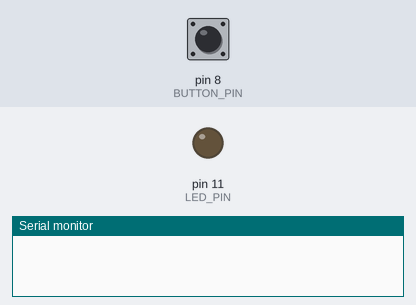
Recording of a sketch running on a simulated Arduino Uno, built with avr-gcc and run on an emulated ATmega328P. Parts: output pins drawn as LEDs (lit = HIGH), the last lines printed to the serial monitor. Inputs (shaded band) come from the test bench; at power-on: pin 8 (BUTTON_PIN) HIGH.

Above: at 1.2 s.
1.3 s: pin 8 (BUTTON_PIN) pulled LOW for 0.15 s
At 2.6 s:
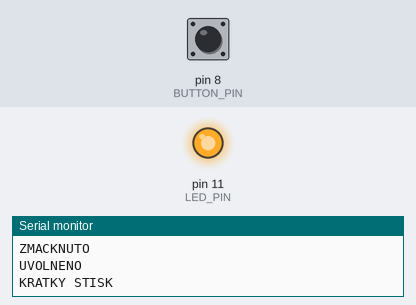
2.9 s: pin 8 (BUTTON_PIN) pulled LOW for 3.2 s
At 7.0 s:
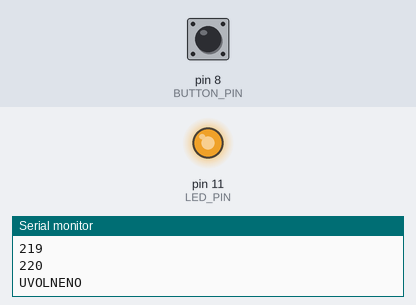
Timing chart, 0 to 8.5 s (numbered marks = the images above; inputs shaded):
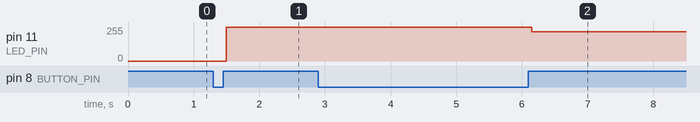

Measured:
- after the input at 1.3 s, pin 11 (LED_PIN): 0/255 → 255/255 after 0.20 s
- after the input at 2.9 s, pin 11 (LED_PIN): 255/255 → 220/255 after 3.3 s

The sketch:

SIT_06_DAIO_Digital_button_Long_Short_Led_demo2.ino
```cpp
#include <ezButton.h>

int LED_PIN = 11;     // PIN kde bydlí LEDka
int BUTTON_PIN = 8;   // PIN kde bydli tlacitko

int SHORT_PRESS_TIME = 1000;  // Pocet ms, do ktereho bude kratky stisk
int LONG_PRESS_TIME = 1000;   // Pocet ms, od ktereho bude dlouhy stisk

ezButton tlacitko(BUTTON_PIN);  // Zalozeni promenne na tlacitko
bool tlacitkoZmacknuto = false; // Stav tlacitka
bool dlouhyStisk = false;       // Indikace dlouheho stisku
long casZmacknutiTlacitka = millis();
long casPusteniTlacitka = millis();

bool ledMaSvitit = false;
int  ledJas = 255;
bool rostouciLed = false;

void setup() {
  // put your setup code here, to run once:
  tlacitko.setDebounceTime(50);
  Serial.begin(9600);

  pinMode(LED_PIN, OUTPUT);
}

void loop() {
  tlacitko.loop();    // Oblusha tlacitka
  // put your main code here, to run repeatedly:
  if (tlacitko.isPressed()){
    if(tlacitkoZmacknuto == false){
      // PRvni navsteva metody
      Serial.println("ZMACKNUTO");
    }
    tlacitkoZmacknuto = true;
    dlouhyStisk = false;
    casZmacknutiTlacitka = millis(); // Nastavim "stopky"
  }

  if (tlacitko.isReleased()){
    if(tlacitkoZmacknuto == true){
      // Prvni navsteva metody
      Serial.println("UVOLNENO");
    }

    tlacitkoZmacknuto = false;
    casPusteniTlacitka = millis(); // Cvaknu stopky pri pusteni

    if (casPusteniTlacitka - casZmacknutiTlacitka < SHORT_PRESS_TIME){
      // Kratky stisk
      Serial.println("KRATKY STISK");
      ledMaSvitit = !ledMaSvitit;
      if(ledMaSvitit){
        analogWrite(LED_PIN, ledJas);
      }
      else{
        digitalWrite(LED_PIN, LOW);
      }
    }

  }

  if (millis() - casZmacknutiTlacitka > LONG_PRESS_TIME && tlacitkoZmacknuto){
    if(dlouhyStisk == false){
      // Pouze při hraně, zacatku dlouheho stisku
      Serial.println("DLOUHY STISK PROBIHA....");
    }

    if(ledMaSvitit){
      if(rostouciLed){
        ledJas += 1;
      }
      else{
        ledJas -= 1;
      }
      if(ledJas >= 255 || ledJas <= 0){
        rostouciLed = !rostouciLed;
      }
      Serial.println(ledJas);
      analogWrite(LED_PIN, ledJas);
    }
    dlouhyStisk = true;
  }
}
```
